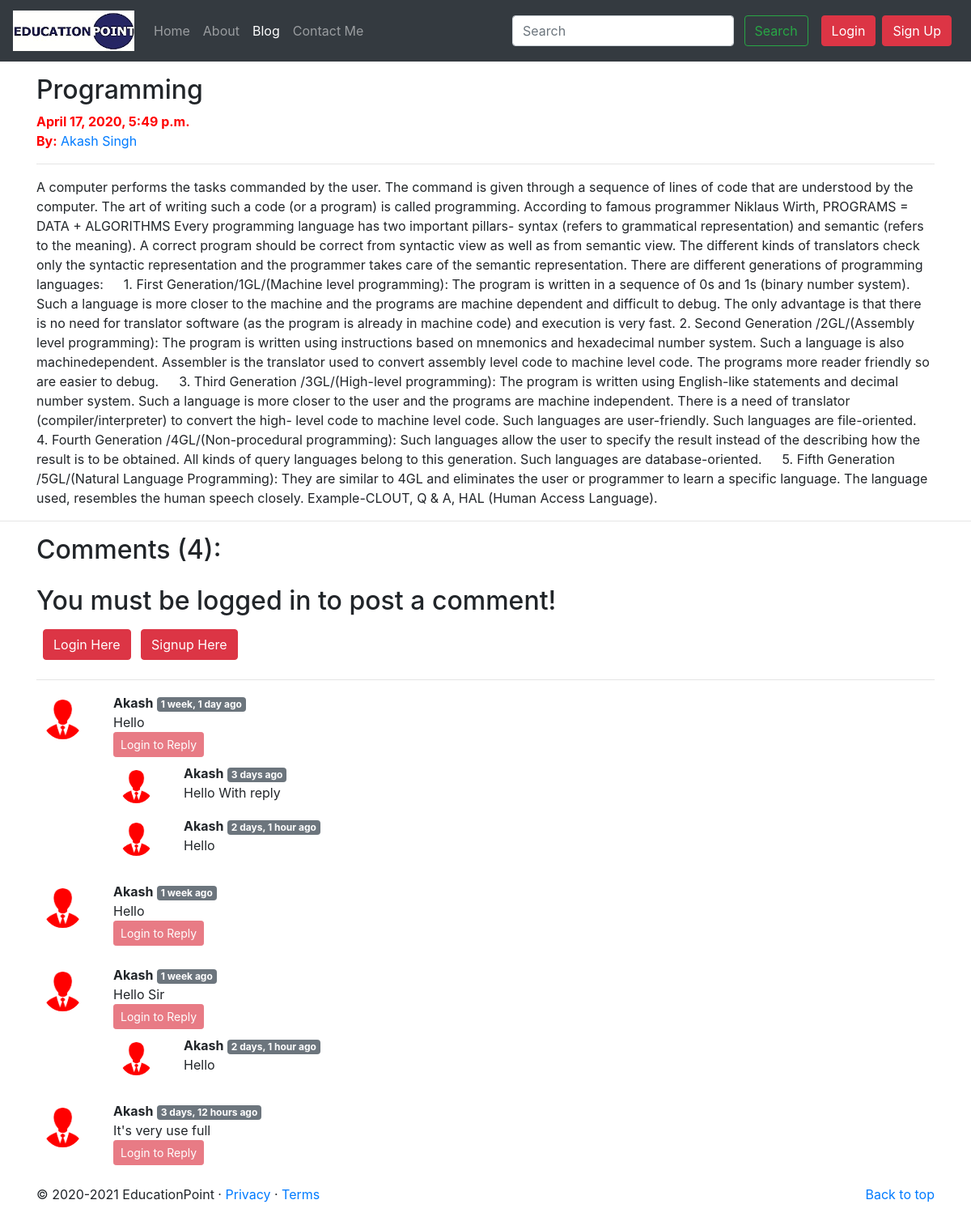
The app's page /blog/programs-langauge, older data.
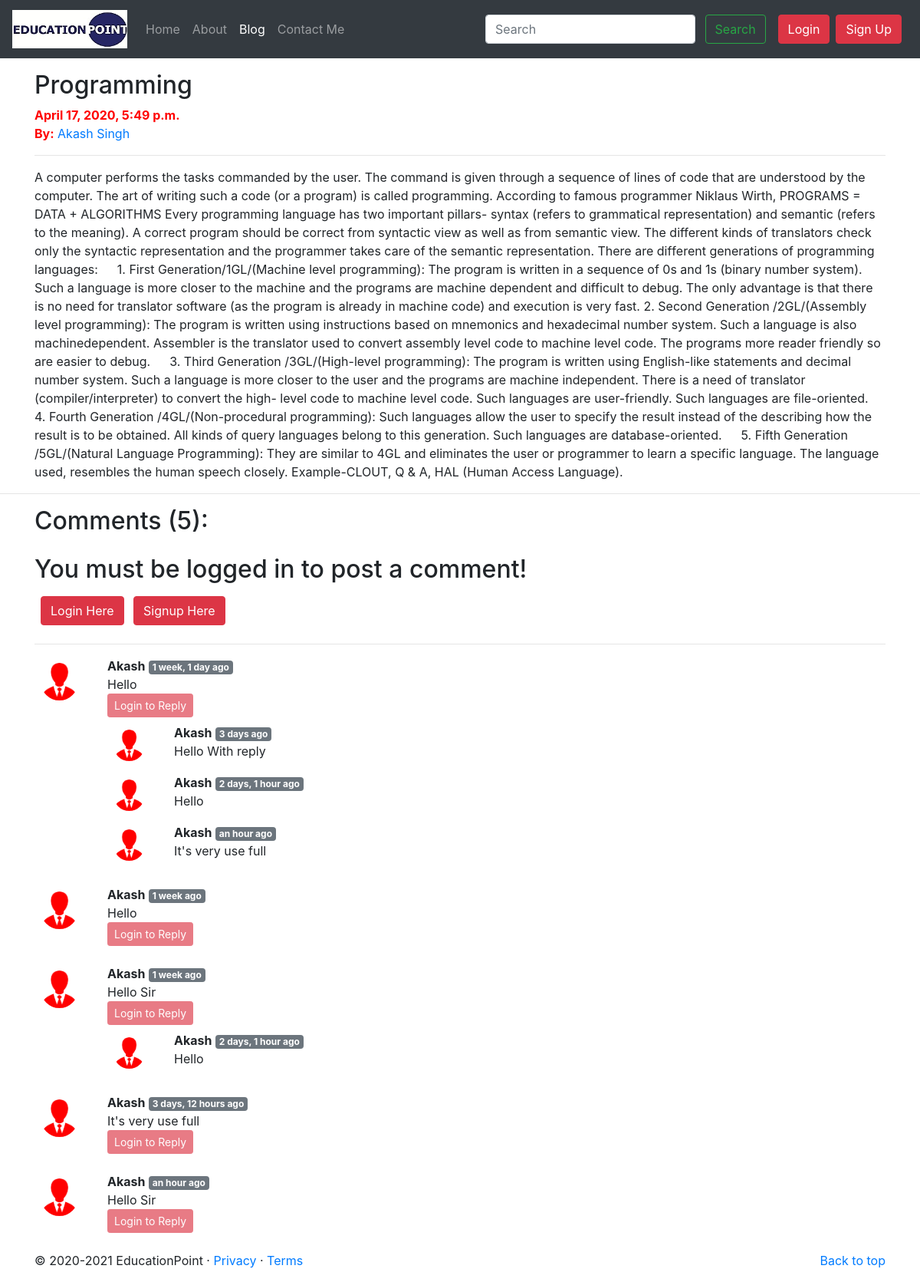
The same page, newer data.
### blog/models.py (models this page shows, shortened)
class Post(models.Model):
    sno = models.AutoField(primary_key = True)
    title = models.CharField(max_length=255)
    content = models.TextField()
    author = models.CharField(max_length=50)
    slug = models.CharField(max_length=150)
    timeStamp = models.DateTimeField(blank=True)

class BlogComment(models.Model):
    sno = models.AutoField(primary_key= True)
    comment = models.TextField()
    user = models.ForeignKey(User, on_delete=models.CASCADE)
    post = models.ForeignKey(Post, on_delete=models.CASCADE)
    parent = models.ForeignKey('self', on_delete=models.CASCADE, null=True)
    timeStamp = models.DateTimeField(default=now)

### blog/views.py (the view)
# urls.py: path('<str:slug>', views.blogPost, name='blogPost'),
def blogPost(request, slug):
    post = Post.objects.filter(slug=slug).first()
    comments = BlogComment.objects.filter(post=post, parent=None)
    replies = BlogComment.objects.filter(post=post).exclude(parent=None)
    replyDict = {}
    for reply in replies:
        if reply.parent.sno not in replyDict.keys():
            replyDict[reply.parent.sno] = [reply]
        else:
            replyDict[reply.parent.sno].append(reply)
    context = {'post':post, 'comments':comments, 'user':request.user, 'replyDict': replyDict}
    return render(request, 'blog/blogPost.html', context)

### blog/templatetags/extras.py (called while the page is built)
@register.filter(name='get_val')
def get_val(dict, key):
    return dict.get(key)

### templates/blog/blogPost.html (shortened to what this page needs)
{% extends 'base.html' %}
{% block blogactive %} active {% endblock blogactive %}
{% block body %}
{% load humanize %}
{% load extras %}
<div class="container my-3">
        <h2 class="blog-post-title">{{post.title}}</h2>
        <p style="color: red;" class="blog-post-meta"><b>{{post.timeStamp}}</b> <br><strong>By:</strong> <a
                        href="#">{{post.author}}</a></p>
        <hr>
        <p>{{post.content}}</p>
</div>
<hr>
<div class="container">
        <div class="my-2">
                <h2>Comments ({{comments.count}}):</h2>
                {% if user.is_authenticated %}
                <form action="/blog/postComment" method="post">
                        {% csrf_token %}
                        <div class="form-group">
                                <label for="exampleInputEmail1"><b>Post Comments:</b></label>
                                <input type="text" class="form-control" name="comment"
                                        placeholder="Enter your comment here">
                        </div>
                        <input type="hidden" name="postSno" value="{{post.sno}}">
                        <input type="hidden" name="parentSno" value="">
                        <button type="submit" class="btn btn-danger">Submit</button>
                </form>
                {% else %}
                <div class="my-4">
                        <h2><label for="inputAddress">You must be logged in to post a comment!</label></h2>
                        <button type="submit" class="btn btn-danger my-2 my-sm-0 ml-2" data-toggle="modal"
                                data-target="#loginModal">Login Here</button>
                        <button type="submit" class="btn btn-danger my-2 my-sm-0 ml-2" data-toggle="modal"
                                data-target="#signupModal">Signup Here</button>
                </div>
                <hr>
                {% endif %}
        </div>
        {% for comment in comments %}
        <div class="row my-3">
                <div class="col-md-1">
                        <img class="userPic rounded-circle w-100 p-2" src="/static/common/img/user.png">
                </div>
                <div class="col-md-11">
                        <b>{{comment.user.username}}</b> <span class="badge badge-secondary">
                                {{comment.timeStamp|naturaltime}} </span>
                        <div> {{comment.comment}} </div>
                        <div class="reply mx-0">
                                {% if user.is_authenticated %}
                                <button class="btn btn-sm btn-danger" type="button" data-toggle="collapse"
                                        data-target="#replyBox{{comment.sno}}" aria-expanded="false"
                                        aria-controls="replyBox{{comment.sno}}">
                                        Reply
                                </button>
                                <div class="collapse" id="replyBox{{comment.sno}}">
                                        <div class="card card-body my-2">
                                                <form action="/blog/postComment" method="post">
                                                        {% csrf_token %}
                                                        <div class="form-group">
                                                                <label for="comment"><b>Post
                                                                                Reply:</b></label>
                                                                <input type="text" class="form-control" name="comment"
                                                                        placeholder="Enter your reply here">
                                                                <input type="hidden" name="parentSno"
                                                                        value="{{comment.sno}}">
                                                        </div>
                                                        <input type="hidden" name="postSno" value="{{post.sno}}">
                                                        <button type="submit" class="btn btn-danger">Submit</button>
                                                </form>
                                        </div>
                                </div>
                                {% else %}
                                <button class="btn btn-sm btn-danger" type="button" data-toggle="collapse"
                                        data-target="#replyBox{{comment.sno}}" aria-expanded="false"
                                        aria-controls="replyBox{{comment.sno}}" disabled>
                                        Login to Reply
                                </button>
                                {% endif %}
                                <div class="replies my-2">
                                        {% for reply in replyDict|get_val:comment.sno %}
                                        <div class="row my-2">
                                                <div class="col-md-1">
                                                        <img class="userPic rounded-circle w-100 p-2"
                                                                src="/static/common/img/user.png">
                                                </div>
                                                <div class="col-md-11">
                                                        <b>{{reply.user.username}}</b> <span
                                                                class="badge badge-secondary">
                                                                {{reply.timeStamp|naturaltime}} </span>
                                                        <div> {{reply.comment}} </div>
                                                </div>
                                                <br>
                                        </div>
                                        {% endfor %}
                                </div>
                        </div>
                </div>
        </div>
        {% endfor %}
</div>
{% endblock body %}

### templates/base.html (shortened to what this page needs)
<!doctype html>
<html lang="en">
<head>
  <link rel="stylesheet" href="https://stackpath.bootstrapcdn.com/bootstrap/4.4.1/css/bootstrap.min.css"
>
</head>
<body>
  <nav class="navbar navbar-expand-lg navbar-dark bg-dark">
    <a class="navbar-brand" href="/">
      <img src="/static/common/img/photo.jpg" width="150" height="50" alt="EducationPoint">
    </a>
    <div class="collapse navbar-collapse" id="navbarSupportedContent">
      <ul class="navbar-nav mr-auto">
        <li class="nav-item {% block homeactive %} {% endblock homeactive %}">
          <a class="nav-link" href="/">Home <span class="sr-only">(current)</span></a>
        </li>
        <li class="nav-item {% block aboutactive %} {% endblock aboutactive %}">
          <a class="nav-link" href="/about">About</a>
        </li>
        <li class="nav-item {% block blogactive %} {% endblock blogactive %}">
          <a class="nav-link" href="/blog">Blog</a>
        </li>
        <li class="nav-item {% block contactactive %} {% endblock contactactive %}">
          <a class="nav-link" href="/contact">Contact Me</a>
        </li>
      </ul>
      <div class="ml-auto form-inline">
        <form method="get" action="/search" class=" my-2 my-lg-0 mx-3">
          <input class="form-control mr-sm-2" type="search" placeholder="Search" aria-label="Search" name="query"
            id="query">
          <button class="btn btn-outline-success my-2 my-sm-0" type="submit">Search</button>
        </form>
        {% if user.is_authenticated %}
        <ul class="navbar-nav">
          <li class="nav-item dropdown">
            <a class="nav-link dropdown-toggle" href="#" id="navbarDropdown" role="button" data-toggle="dropdown"
              aria-haspopup="true" aria-expanded="false">
              Welcome:- <strong>{{request.user}}</strong>
            </a>
            <div class="dropdown-menu" aria-labelledby="navbarDropdown">
              <a class="dropdown-item" href="/logout">Logout</a>
            </div>
          </li>
        </ul>
        {% else %}
        <button type="button" class="btn btn-danger mr-2" data-toggle="modal" data-target="#loginModal">
          Login
        </button>
        <button type="button" class="btn btn-danger mr-2" data-toggle="modal" data-target="#signupModal">
          Sign Up
        </button>
        {% endif %}
      </div>
    </div>
  </nav>
  {% block body %}
  {% endblock body %}
  <footer class="container mt-3">
    <p class="float-right"><a href="#">Back to top</a></p>
    <p>© 2020-2021 EducationPoint · <a href="#">Privacy</a> · <a href="#">Terms</a></p>
  </footer>
</body>
</html>

Row changes from the older to the newer data that the page shows:
added BlogComment: user.username "Akash", timeStamp "an hour ago", comment "It's very use full"
added BlogComment: user.username "Akash", timeStamp "an hour ago", comment "Hello Sir", shown under "You must be logged in to post a comment!"
Text that changed along with them:
{{ comments.count }}: "4" → "5"
